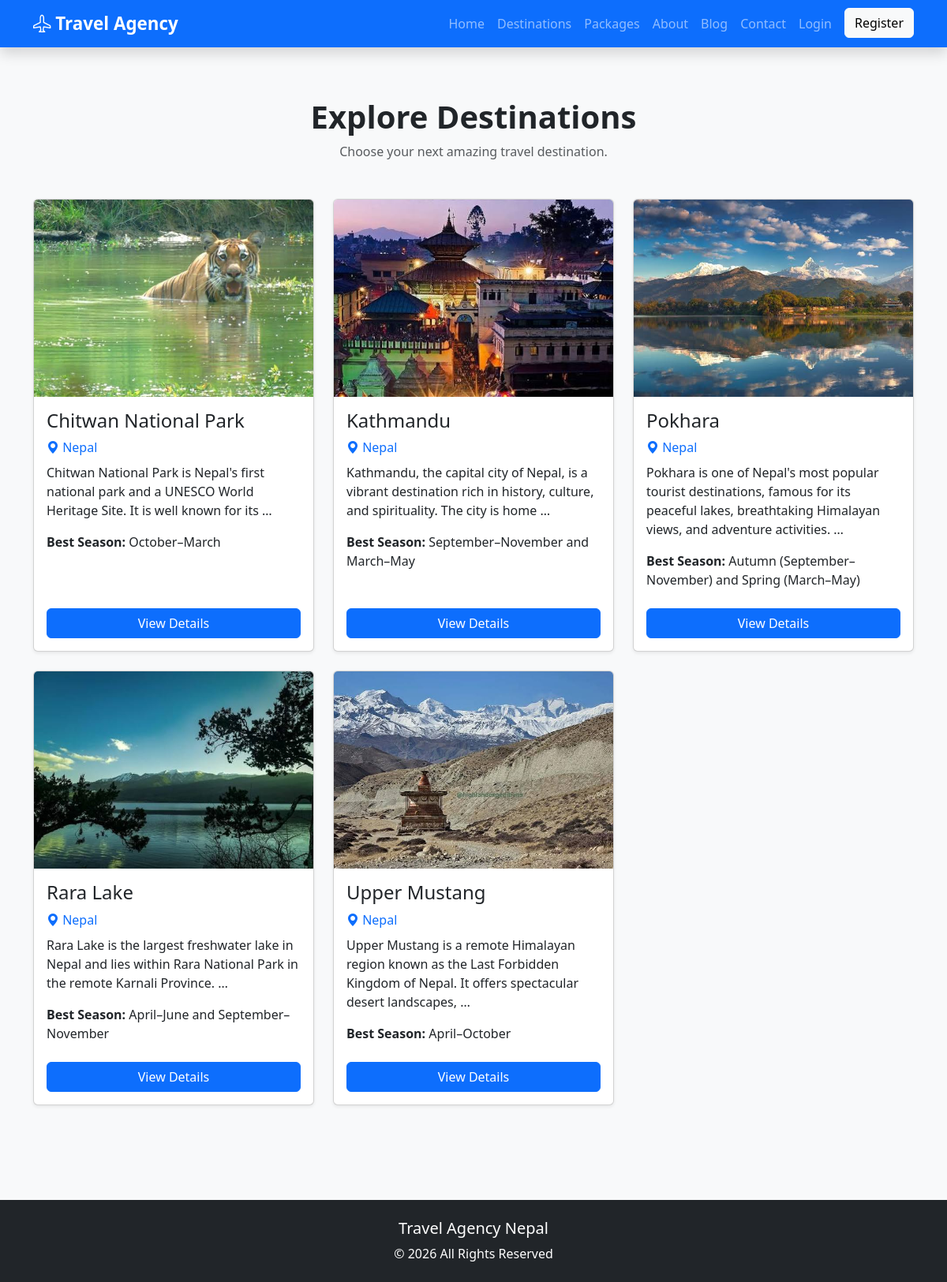
/destinations/, run on the app's committed database.
### destinations/models.py (models this page shows, shortened)
class Destination(models.Model):
    name = models.CharField(max_length=150)
    slug = models.SlugField(unique=True, blank=True)
    country = models.CharField(max_length=100)
    description = models.TextField()
    best_season = models.CharField(max_length=100)
    estimated_budget = models.DecimalField(
        max_digits=10,
        decimal_places=2
    )
    image = models.ImageField(
        upload_to='destinations/'
    )
    attractions = models.TextField()
    activities = models.TextField()
    is_featured = models.BooleanField(default=False)
    created_at = models.DateTimeField(auto_now_add=True)
    updated_at = models.DateTimeField(auto_now=True)
    class Meta:
        ordering = ['name']
        verbose_name = "Destination"
        verbose_name_plural = "Destinations"

### destinations/views.py (the view)
# urls.py: path('', views.destination_list, name='destination_list'),
def destination_list(request):
    destinations = Destination.objects.all()
    return render(
        request,
        'destinations/destination_list.html',
        {
            'destinations': destinations
        }
    )

### templates/destinations/destination_list.html (shortened to what this page needs)
{% extends 'base.html' %}
{% block content %}
<section class="py-5">
    <div class="container">
        <div class="text-center mb-5">
            <h1 class="fw-bold">
                Explore Destinations
            </h1>
            <p class="text-muted">
                Choose your next amazing travel destination.
            </p>
        </div>
        <div class="row">
            {% for destination in destinations %}
            <div class="col-lg-4 col-md-6 mb-4">
                <div class="card shadow-sm h-100">
                    <img src="{{ destination.image.url }}"
                         class="card-img-top"
                         style="height: 250px; object-fit: cover;"
                         alt="{{ destination.name }}">
                    <div class="card-body d-flex flex-column">
                        <h4 class="card-title">
                            {{ destination.name }}
                        </h4>
                        <p class="text-primary mb-2">
                            <i class="bi bi-geo-alt-fill"></i>
                            {{ destination.country }}
                        </p>
                        <p class="card-text">
                            {{ destination.description|truncatewords:20 }}
                        </p>
                        <p class="mb-4">
                            <strong>Best Season:</strong>
                            {{ destination.best_season }}
                        </p>
                        <div class="mt-auto">
                            <a href="{% url 'destination_detail' destination.slug %}"
                               class="btn btn-primary w-100">
                                View Details
                            </a>
                        </div>
                    </div>
                </div>
            </div>
            {% empty %}
            <div class="col-12">
                <div class="alert alert-warning text-center">
                    No destinations available.
                </div>
            </div>
            {% endfor %}
        </div>
    </div>
</section>
{% endblock %}

### static/css/style.css (style rules this page uses)
body { background:#f8f9fa; }

### data on the page
Destination: image (picture), name "Chitwan National Park", country "Nepal", description "Chitwan National Park is Nepal's first national park and a UNESCO World Heritage Site. It is well known for its …", best_season "October–March"
Destination: image (picture), name "Kathmandu", country "Nepal", description "Kathmandu, the capital city of Nepal, is a vibrant destination rich in history, culture, and spirituality. The city is home …", best_season "September–November and March–May"
Destination: image (picture), name "Pokhara", country "Nepal", description "Pokhara is one of Nepal's most popular tourist destinations, famous for its peaceful lakes, breathtaking Himalayan views, and adventure activities. …", best_season "Autumn (September–November) and Spring (March–May)"
Destination: image (picture), name "Rara Lake", country "Nepal", description "Rara Lake is the largest freshwater lake in Nepal and lies within Rara National Park in the remote Karnali Province. …", best_season "April–June and September–November"
Destination: image (picture), name "Upper Mustang", country "Nepal", description "Upper Mustang is a remote Himalayan region known as the Last Forbidden Kingdom of Nepal. It offers spectacular desert landscapes, …", best_season "April–October"
